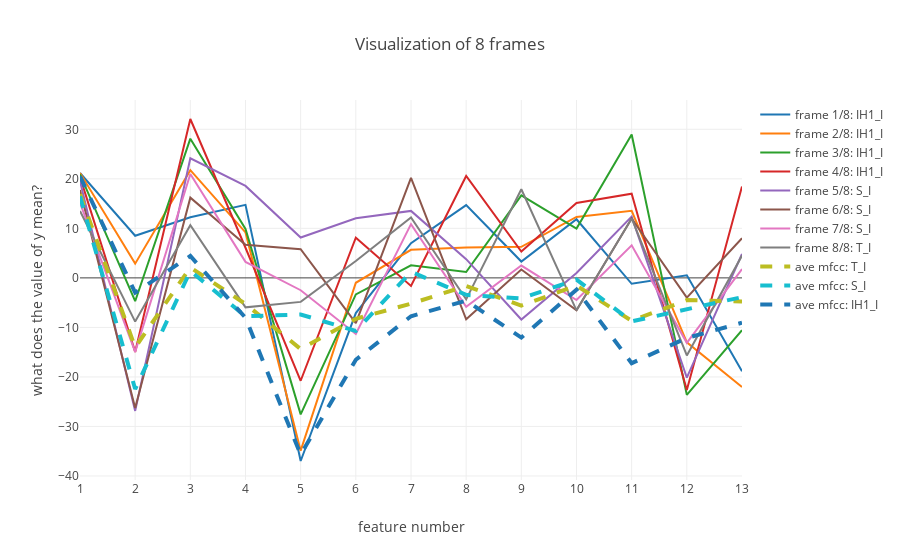

This figure's notebook cell:
### Markdown cell above
`plot_frames()` can also show you the average vector of each frame that appears in your plot.

### Code cell
py.iplot(
    fv.plot_frames(
        frames=feats_in[SAMPLE][60:68],
        phones=ali_in[SAMPLE][60:68],
        average_mfccs_dict=ave_dict
    )
)

### Figure 1 — Plotly figure (JSON) as saved in the notebook; plotly's stock layout.template omitted (floating-point values rounded to 4 significant figures)
{"data": [{"mode": "lines", "name": "frame 1/8: IH1_I", "type": "scatter", "x": [1, 2, 3, 4, 5, 6, 7, 8, 9, 10, 11, 12, 13], "y": [21.19, 8.513, 12.23, 14.74, -36.98, -7.101, 6.996, 14.7, 3.299, 11.84, -1.193, 0.5269, -18.84]}, {"mode": "lines", "name": "frame 2/8: IH1_I", "type": "scatter", "x": [1, 2, 3, 4, 5, 6, 7, 8, 9, 10, 11, 12, 13], "y": [21.19, 2.877, 21.76, 9.171, -34.89, -0.9858, 5.658, 6.127, 6.263, 12.31, 13.54, -13.0, -22.03]}, {"mode": "lines", "name": "frame 3/8: IH1_I", "type": "scatter", "x": [1, 2, 3, 4, 5, 6, 7, 8, 9, 10, 11, 12, 13], "y": [20.91, -4.71, 28.11, 9.868, -27.57, -3.338, 2.535, 1.186, 16.64, 9.964, 28.95, -23.63, -10.57]}, {"mode": "lines", "name": "frame 4/8: IH1_I", "type": "scatter", "x": [1, 2, 3, 4, 5, 6, 7, 8, 9, 10, 11, 12, 13], "y": [20.39, -14.95, 32.08, 6.088, -20.77, 8.109, -1.628, 20.57, 5.32, 15.13, 17.0, -22.63, 18.47]}, {"mode": "lines", "name": "frame 5/8: S_I", "type": "scatter", "x": [1, 2, 3, 4, 5, 6, 7, 8, 9, 10, 11, 12, 13], "y": [19.58, -26.86, 24.14, 18.57, 8.147, 12.05, 13.52, 3.775, -8.412, 0.9878, 12.38, -20.14, 4.825]}, {"mode": "lines", "name": "frame 6/8: S_I", "type": "scatter", "x": [1, 2, 3, 4, 5, 6, 7, 8, 9, 10, 11, 12, 13], "y": [17.72, -26.29, 16.2, 6.699, 5.804, -9.14, 20.19, -8.355, 1.682, -6.552, 11.99, -3.983, 7.998]}, {"mode": "lines", "name": "frame 7/8: S_I", "type": "scatter", "x": [1, 2, 3, 4, 5, 6, 7, 8, 9, 10, 11, 12, 13], "y": [15.14, -14.95, 20.97, 3.232, -2.492, -11.32, 10.85, -5.841, 2.49, -4.472, 6.572, -13.12, 1.78]}, {"mode": "lines", "name": "frame 8/8: T_I", "type": "scatter", "x": [1, 2, 3, 4, 5, 6, 7, 8, 9, 10, 11, 12, 13], "y": [13.52, -8.829, 10.64, -5.945, -4.848, 3.405, 12.19, -4.333, 17.9, -6.552, 11.99, -15.66, 4.507]}, {"line": {"dash": "dash", "width": 4}, "mode": "lines", "name": "ave mfcc: T_I", "type": "scatter", "x": [1, 2, 3, 4, 5, 6, 7, 8, 9, 10, 11, 12, 13], "y": [16.93, -14.04, 2.107, -5.269, -14.38, -8.253, -5.209, -1.623, -5.593, -1.544, -8.674, -4.483, -4.767]}, {"line": {"dash": "dash", "width": 4}, "mode": "lines", "name": "ave mfcc: S_I", "type": "scatter", "x": [1, 2, 3, 4, 5, 6, 7, 8, 9, 10, 11, 12, 13], "y": [16.47, -22.45, 1.397, -7.745, -7.392, -10.72, 1.225, -3.428, -4.145, -0.347, -8.783, -6.28, -3.887]}, {"line": {"dash": "dash", "width": 4}, "mode": "lines", "name": "ave mfcc: IH1_I", "type": "scatter", "x": [1, 2, 3, 4, 5, 6, 7, 8, 9, 10, 11, 12, 13], "y": [20.5, -2.97, 4.423, -8.055, -35.69, -16.54, -7.744, -4.61, -12.05, -2.386, -17.22, -12.13, -9.065]}], "layout": {"title": "Visualization of 8 frames", "xaxis": {"dtick": true, "title": "feature number"}, "yaxis": {"title": "what does the value of y mean?"}}}
